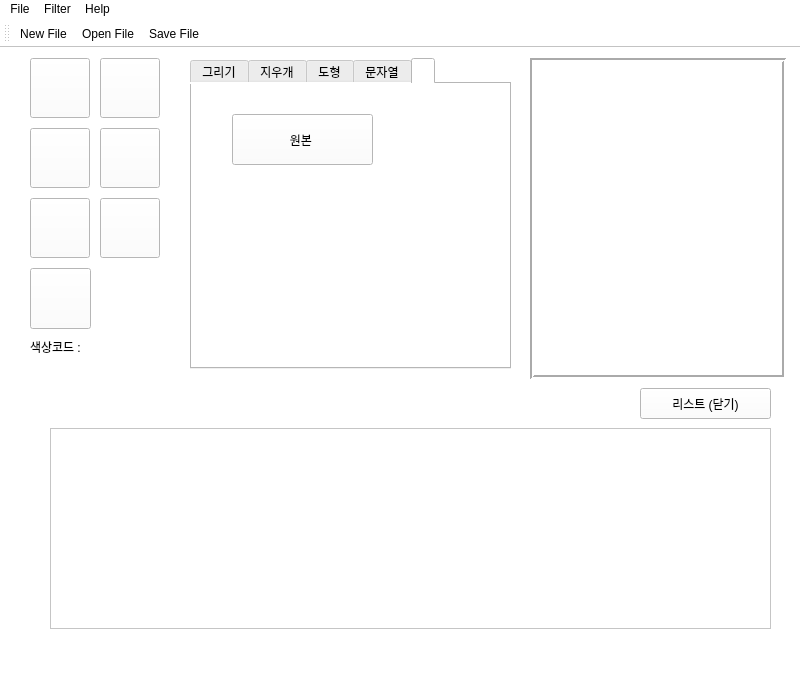
<?xml version="1.0" encoding="UTF-8"?>
<ui version="4.0">
 <class>Main_Form_Page</class>
 <widget class="QMainWindow" name="Main_Form_Page">
  <property name="geometry">
   <rect>
    <x>0</x>
    <y>0</y>
    <width>800</width>
    <height>681</height>
   </rect>
  </property>
  <property name="windowTitle">
   <string>MainWindow</string>
  </property>
  <property name="styleSheet">
   <string notr="true">background-color: rgb(255,255,255);</string>
  </property>
  <widget class="QWidget" name="centralwidget">
   <widget class="QPushButton" name="btn_Draw">
    <property name="geometry">
     <rect>
      <x>30</x>
      <y>10</y>
      <width>60</width>
      <height>60</height>
     </rect>
    </property>
    <property name="styleSheet">
     <string notr="true">image: url(:/resource/image/image/brush_icon.png);</string>
    </property>
    <property name="text">
     <string/>
    </property>
   </widget>
   <widget class="QPushButton" name="btn_eraser">
    <property name="geometry">
     <rect>
      <x>100</x>
      <y>10</y>
      <width>60</width>
      <height>60</height>
     </rect>
    </property>
    <property name="styleSheet">
     <string notr="true">image: url(:/resource/image/image/eraser_icon.png);</string>
    </property>
    <property name="text">
     <string/>
    </property>
   </widget>
   <widget class="QPushButton" name="btn_circle">
    <property name="geometry">
     <rect>
      <x>100</x>
      <y>80</y>
      <width>60</width>
      <height>60</height>
     </rect>
    </property>
    <property name="styleSheet">
     <string notr="true">image: url(:/resource/image/image/Circle_icon.png);</string>
    </property>
    <property name="text">
     <string/>
    </property>
   </widget>
   <widget class="QPushButton" name="btn_rect">
    <property name="geometry">
     <rect>
      <x>30</x>
      <y>80</y>
      <width>60</width>
      <height>60</height>
     </rect>
    </property>
    <property name="styleSheet">
     <string notr="true">image: url(:/resource/image/image/rect_icon.png);</string>
    </property>
    <property name="text">
     <string/>
    </property>
   </widget>
   <widget class="QPushButton" name="btn_text">
    <property name="geometry">
     <rect>
      <x>30</x>
      <y>150</y>
      <width>60</width>
      <height>60</height>
     </rect>
    </property>
    <property name="styleSheet">
     <string notr="true">image: url(:/resource/image/image/text_icon.png);</string>
    </property>
    <property name="text">
     <string/>
    </property>
   </widget>
   <widget class="QListWidget" name="list_image">
    <property name="geometry">
     <rect>
      <x>530</x>
      <y>10</y>
      <width>256</width>
      <height>321</height>
     </rect>
    </property>
    <property name="frameShape">
     <enum>QFrame::Box</enum>
    </property>
    <property name="frameShadow">
     <enum>QFrame::Sunken</enum>
    </property>
    <property name="lineWidth">
     <number>2</number>
    </property>
    <property name="iconSize">
     <size>
      <width>15</width>
      <height>15</height>
     </size>
    </property>
   </widget>
   <widget class="QTabWidget" name="tab_inspect">
    <property name="geometry">
     <rect>
      <x>190</x>
      <y>10</y>
      <width>321</width>
      <height>311</height>
     </rect>
    </property>
    <property name="layoutDirection">
     <enum>Qt::LeftToRight</enum>
    </property>
    <property name="tabPosition">
     <enum>QTabWidget::North</enum>
    </property>
    <property name="currentIndex">
     <number>4</number>
    </property>
    <property name="elideMode">
     <enum>Qt::ElideNone</enum>
    </property>
    <property name="usesScrollButtons">
     <bool>true</bool>
    </property>
    <widget class="QWidget" name="tab_draw">
     <attribute name="icon">
      <iconset resource="Resource.qrc">
       <normaloff>:/resource/image/image/brush_icon.png</normaloff>:/resource/image/image/brush_icon.png</iconset>
     </attribute>
     <attribute name="title">
      <string>그리기</string>
     </attribute>
     <widget class="QLabel" name="label">
      <property name="geometry">
       <rect>
        <x>20</x>
        <y>20</y>
        <width>81</width>
        <height>17</height>
       </rect>
      </property>
      <property name="text">
       <string>선  크기</string>
      </property>
     </widget>
     <widget class="QWidget" name="layoutWidget">
      <property name="geometry">
       <rect>
        <x>20</x>
        <y>40</y>
        <width>201</width>
        <height>19</height>
       </rect>
      </property>
      <layout class="QHBoxLayout" name="horizontalLayout">
       <item>
        <widget class="QSlider" name="slider_sizebrush">
         <property name="minimum">
          <number>1</number>
         </property>
         <property name="maximum">
          <number>100</number>
         </property>
         <property name="orientation">
          <enum>Qt::Horizontal</enum>
         </property>
        </widget>
       </item>
       <item>
        <widget class="QLabel" name="lbl_sizebrush_value">
         <property name="text">
          <string>1</string>
         </property>
        </widget>
       </item>
      </layout>
     </widget>
     <widget class="QTextBrowser" name="textBrowser">
      <property name="geometry">
       <rect>
        <x>30</x>
        <y>90</y>
        <width>256</width>
        <height>192</height>
       </rect>
      </property>
      <property name="html">
       <string>&lt;!DOCTYPE HTML PUBLIC &quot;-//W3C//DTD HTML 4.0//EN&quot; &quot;http://www.w3.org/TR/REC-html40/strict.dtd&quot;&gt;
&lt;html&gt;&lt;head&gt;&lt;meta name=&quot;qrichtext&quot; content=&quot;1&quot; /&gt;&lt;style type=&quot;text/css&quot;&gt;
p, li { white-space: pre-wrap; }
&lt;/style&gt;&lt;/head&gt;&lt;body style=&quot; font-family:'Ubuntu'; font-size:11pt; font-weight:400; font-style:normal;&quot;&gt;
&lt;p style=&quot; margin-top:0px; margin-bottom:0px; margin-left:0px; margin-right:0px; -qt-block-indent:0; text-indent:0px;&quot;&gt;무조건 브러쉬 버튼은 눌러주세요.&lt;/p&gt;
&lt;p style=&quot; margin-top:0px; margin-bottom:0px; margin-left:0px; margin-right:0px; -qt-block-indent:0; text-indent:0px;&quot;&gt;List 목록에 있는 리스트 값을 더블클릭 누르면 화면이 나온다.&lt;/p&gt;
&lt;p style=&quot; margin-top:0px; margin-bottom:0px; margin-left:0px; margin-right:0px; -qt-block-indent:0; text-indent:0px;&quot;&gt;화면이 나오면 왼쪽 마우스 클릭으로 브러쉬를 칠할 수 있다.&lt;/p&gt;&lt;/body&gt;&lt;/html&gt;</string>
      </property>
     </widget>
    </widget>
    <widget class="QWidget" name="tab_eraser">
     <attribute name="icon">
      <iconset resource="Resource.qrc">
       <normaloff>:/resource/image/image/eraser_icon.png</normaloff>:/resource/image/image/eraser_icon.png</iconset>
     </attribute>
     <attribute name="title">
      <string>지우개</string>
     </attribute>
     <widget class="QLabel" name="label_2">
      <property name="geometry">
       <rect>
        <x>10</x>
        <y>10</y>
        <width>81</width>
        <height>17</height>
       </rect>
      </property>
      <property name="text">
       <string>사이즈 크기</string>
      </property>
     </widget>
     <widget class="QWidget" name="layoutWidget_2">
      <property name="geometry">
       <rect>
        <x>10</x>
        <y>30</y>
        <width>201</width>
        <height>19</height>
       </rect>
      </property>
      <layout class="QHBoxLayout" name="horizontalLayout_2">
       <item>
        <widget class="QSlider" name="slider_sizeeraser">
         <property name="minimum">
          <number>1</number>
         </property>
         <property name="maximum">
          <number>100</number>
         </property>
         <property name="orientation">
          <enum>Qt::Horizontal</enum>
         </property>
        </widget>
       </item>
       <item>
        <widget class="QLabel" name="lbl_sizeeraser_value">
         <property name="text">
          <string>1</string>
         </property>
        </widget>
       </item>
      </layout>
     </widget>
     <widget class="QTextBrowser" name="textBrowser_2">
      <property name="geometry">
       <rect>
        <x>30</x>
        <y>90</y>
        <width>256</width>
        <height>192</height>
       </rect>
      </property>
      <property name="html">
       <string>&lt;!DOCTYPE HTML PUBLIC &quot;-//W3C//DTD HTML 4.0//EN&quot; &quot;http://www.w3.org/TR/REC-html40/strict.dtd&quot;&gt;
&lt;html&gt;&lt;head&gt;&lt;meta name=&quot;qrichtext&quot; content=&quot;1&quot; /&gt;&lt;style type=&quot;text/css&quot;&gt;
p, li { white-space: pre-wrap; }
&lt;/style&gt;&lt;/head&gt;&lt;body style=&quot; font-family:'Ubuntu'; font-size:11pt; font-weight:400; font-style:normal;&quot;&gt;
&lt;p style=&quot; margin-top:0px; margin-bottom:0px; margin-left:0px; margin-right:0px; -qt-block-indent:0; text-indent:0px;&quot;&gt;흰색으로 설정되어 있으며, 그림도 함께 지움&lt;/p&gt;&lt;/body&gt;&lt;/html&gt;</string>
      </property>
     </widget>
    </widget>
    <widget class="QWidget" name="tab_diagram">
     <attribute name="icon">
      <iconset resource="Resource.qrc">
       <normaloff>:/resource/image/image/rect_icon.png</normaloff>:/resource/image/image/rect_icon.png</iconset>
     </attribute>
     <attribute name="title">
      <string>도형</string>
     </attribute>
     <widget class="QLabel" name="label_3">
      <property name="geometry">
       <rect>
        <x>10</x>
        <y>10</y>
        <width>231</width>
        <height>17</height>
       </rect>
      </property>
      <property name="text">
       <string>선 크기 (-1 은 채우기)</string>
      </property>
     </widget>
     <widget class="QWidget" name="layoutWidget_3">
      <property name="geometry">
       <rect>
        <x>10</x>
        <y>30</y>
        <width>201</width>
        <height>19</height>
       </rect>
      </property>
      <layout class="QHBoxLayout" name="horizontalLayout_3">
       <item>
        <widget class="QSlider" name="slider_sizerect">
         <property name="minimum">
          <number>-1</number>
         </property>
         <property name="maximum">
          <number>100</number>
         </property>
         <property name="value">
          <number>-1</number>
         </property>
         <property name="orientation">
          <enum>Qt::Horizontal</enum>
         </property>
        </widget>
       </item>
       <item>
        <widget class="QLabel" name="lbl_sizerect_value">
         <property name="text">
          <string>-1</string>
         </property>
        </widget>
       </item>
      </layout>
     </widget>
     <widget class="QTextBrowser" name="textBrowser_3">
      <property name="geometry">
       <rect>
        <x>20</x>
        <y>80</y>
        <width>256</width>
        <height>192</height>
       </rect>
      </property>
      <property name="html">
       <string>&lt;!DOCTYPE HTML PUBLIC &quot;-//W3C//DTD HTML 4.0//EN&quot; &quot;http://www.w3.org/TR/REC-html40/strict.dtd&quot;&gt;
&lt;html&gt;&lt;head&gt;&lt;meta name=&quot;qrichtext&quot; content=&quot;1&quot; /&gt;&lt;style type=&quot;text/css&quot;&gt;
p, li { white-space: pre-wrap; }
&lt;/style&gt;&lt;/head&gt;&lt;body style=&quot; font-family:'Ubuntu'; font-size:11pt; font-weight:400; font-style:normal;&quot;&gt;
&lt;p style=&quot; margin-top:0px; margin-bottom:0px; margin-left:0px; margin-right:0px; -qt-block-indent:0; text-indent:0px;&quot;&gt;-1은 채우기, 1 부터는 선 두께이다.&lt;/p&gt;
&lt;p style=&quot; margin-top:0px; margin-bottom:0px; margin-left:0px; margin-right:0px; -qt-block-indent:0; text-indent:0px;&quot;&gt;마우스 한번 클릭 하고 또 한번 클릭하면 생성된다.&lt;/p&gt;
&lt;p style=&quot; margin-top:0px; margin-bottom:0px; margin-left:0px; margin-right:0px; -qt-block-indent:0; text-indent:0px;&quot;&gt;원형도 마찬가지이다. &lt;/p&gt;&lt;/body&gt;&lt;/html&gt;</string>
      </property>
     </widget>
    </widget>
    <widget class="QWidget" name="tab_text">
     <attribute name="icon">
      <iconset resource="Resource.qrc">
       <normaloff>:/resource/image/image/text_icon.png</normaloff>:/resource/image/image/text_icon.png</iconset>
     </attribute>
     <attribute name="title">
      <string>문자열</string>
     </attribute>
     <widget class="QLabel" name="lbl_string">
      <property name="geometry">
       <rect>
        <x>10</x>
        <y>10</y>
        <width>231</width>
        <height>17</height>
       </rect>
      </property>
      <property name="text">
       <string>문자열 입력</string>
      </property>
     </widget>
     <widget class="QLineEdit" name="line_text">
      <property name="geometry">
       <rect>
        <x>10</x>
        <y>40</y>
        <width>291</width>
        <height>25</height>
       </rect>
      </property>
      <property name="text">
       <string>hello</string>
      </property>
     </widget>
     <widget class="QWidget" name="layoutWidget">
      <property name="geometry">
       <rect>
        <x>20</x>
        <y>90</y>
        <width>245</width>
        <height>170</height>
       </rect>
      </property>
      <layout class="QFormLayout" name="formLayout">
       <item row="0" column="0">
        <widget class="QRadioButton" name="radio_1">
         <property name="text">
          <string>SIMPLEX</string>
         </property>
         <property name="checked">
          <bool>true</bool>
         </property>
         <property name="autoRepeat">
          <bool>false</bool>
         </property>
        </widget>
       </item>
       <item row="0" column="1">
        <widget class="QRadioButton" name="radio_7">
         <property name="text">
          <string>SCRIPT_SIMPLEX</string>
         </property>
         <property name="checked">
          <bool>false</bool>
         </property>
        </widget>
       </item>
       <item row="1" column="0">
        <widget class="QRadioButton" name="radio_2">
         <property name="text">
          <string>PLAIN</string>
         </property>
         <property name="checked">
          <bool>false</bool>
         </property>
        </widget>
       </item>
       <item row="1" column="1">
        <widget class="QRadioButton" name="radio_8">
         <property name="text">
          <string>SCRIPT_COMPLEX</string>
         </property>
         <property name="checked">
          <bool>false</bool>
         </property>
        </widget>
       </item>
       <item row="2" column="0">
        <widget class="QRadioButton" name="radio_3">
         <property name="text">
          <string>DUPLEX</string>
         </property>
         <property name="checked">
          <bool>false</bool>
         </property>
        </widget>
       </item>
       <item row="2" column="1">
        <widget class="QRadioButton" name="radio_9">
         <property name="text">
          <string>ITALIC</string>
         </property>
         <property name="checked">
          <bool>false</bool>
         </property>
        </widget>
       </item>
       <item row="3" column="0" colspan="2">
        <widget class="QRadioButton" name="radio_4">
         <property name="text">
          <string>COMPLEX</string>
         </property>
         <property name="checked">
          <bool>false</bool>
         </property>
        </widget>
       </item>
       <item row="4" column="0" colspan="2">
        <widget class="QRadioButton" name="radio_5">
         <property name="text">
          <string>TRIPLEX</string>
         </property>
         <property name="checked">
          <bool>false</bool>
         </property>
        </widget>
       </item>
       <item row="5" column="0" colspan="2">
        <widget class="QRadioButton" name="radio_6">
         <property name="text">
          <string>COMPLEX_SMALL</string>
         </property>
         <property name="checked">
          <bool>false</bool>
         </property>
        </widget>
       </item>
      </layout>
     </widget>
    </widget>
    <widget class="QWidget" name="tab_movie">
     <attribute name="icon">
      <iconset resource="Resource.qrc">
       <normaloff>:/resource/image/image/moive_icon.png</normaloff>:/resource/image/image/moive_icon.png</iconset>
     </attribute>
     <attribute name="title">
      <string notr="true"/>
     </attribute>
     <widget class="QPushButton" name="btn_origin">
      <property name="geometry">
       <rect>
        <x>40</x>
        <y>30</y>
        <width>141</width>
        <height>51</height>
       </rect>
      </property>
      <property name="text">
       <string>원본 </string>
      </property>
     </widget>
    </widget>
   </widget>
   <widget class="QStackedWidget" name="stackedWidget">
    <property name="geometry">
     <rect>
      <x>50</x>
      <y>380</y>
      <width>721</width>
      <height>201</height>
     </rect>
    </property>
    <property name="frameShape">
     <enum>QFrame::StyledPanel</enum>
    </property>
    <property name="frameShadow">
     <enum>QFrame::Sunken</enum>
    </property>
    <property name="lineWidth">
     <number>3</number>
    </property>
    <property name="currentIndex">
     <number>0</number>
    </property>
    <widget class="QWidget" name="page"/>
    <widget class="QWidget" name="page_2"/>
   </widget>
   <widget class="QPushButton" name="btn_list_close">
    <property name="geometry">
     <rect>
      <x>640</x>
      <y>340</y>
      <width>131</width>
      <height>31</height>
     </rect>
    </property>
    <property name="text">
     <string>리스트 (닫기)</string>
    </property>
    <property name="icon">
     <iconset resource="Resource.qrc">
      <normaloff>:/resource/image/image/trash_png.ico</normaloff>:/resource/image/image/trash_png.ico</iconset>
    </property>
   </widget>
   <widget class="QPushButton" name="btn_color">
    <property name="geometry">
     <rect>
      <x>30</x>
      <y>220</y>
      <width>61</width>
      <height>61</height>
     </rect>
    </property>
    <property name="styleSheet">
     <string notr="true">image: url(:/resource/image/image/paint_icon.png);</string>
    </property>
    <property name="text">
     <string/>
    </property>
   </widget>
   <widget class="QLabel" name="lbl_color">
    <property name="geometry">
     <rect>
      <x>30</x>
      <y>290</y>
      <width>131</width>
      <height>17</height>
     </rect>
    </property>
    <property name="text">
     <string>색상코드 : </string>
    </property>
   </widget>
   <widget class="QPushButton" name="btn_fill">
    <property name="geometry">
     <rect>
      <x>100</x>
      <y>150</y>
      <width>60</width>
      <height>60</height>
     </rect>
    </property>
    <property name="styleSheet">
     <string notr="true">image: url(:/resource/image/image/fill_icon.png);</string>
    </property>
    <property name="text">
     <string/>
    </property>
   </widget>
  </widget>
  <widget class="QMenuBar" name="menubar">
   <property name="geometry">
    <rect>
     <x>0</x>
     <y>0</y>
     <width>800</width>
     <height>22</height>
    </rect>
   </property>
   <widget class="QMenu" name="menuFile">
    <property name="tearOffEnabled">
     <bool>false</bool>
    </property>
    <property name="title">
     <string>File</string>
    </property>
    <property name="separatorsCollapsible">
     <bool>false</bool>
    </property>
    <property name="toolTipsVisible">
     <bool>false</bool>
    </property>
    <addaction name="actionNew_File"/>
    <addaction name="actionOpen_File"/>
    <addaction name="actionSave_File"/>
    <addaction name="actionExit"/>
    <addaction name="separator"/>
    <addaction name="separator"/>
   </widget>
   <widget class="QMenu" name="menuFilter">
    <property name="title">
     <string>Filter</string>
    </property>
    <addaction name="filter_channel"/>
    <addaction name="filter_light"/>
    <addaction name="fliter_dark"/>
    <addaction name="fliter_reverse"/>
    <addaction name="filter_Sype"/>
   </widget>
   <widget class="QMenu" name="menuHelp">
    <property name="title">
     <string>Help</string>
    </property>
    <addaction name="action"/>
   </widget>
   <addaction name="menuFile"/>
   <addaction name="menuFilter"/>
   <addaction name="menuHelp"/>
  </widget>
  <widget class="QStatusBar" name="statusbar"/>
  <widget class="QToolBar" name="toolBar">
   <property name="windowTitle">
    <string>toolBar</string>
   </property>
   <attribute name="toolBarArea">
    <enum>TopToolBarArea</enum>
   </attribute>
   <attribute name="toolBarBreak">
    <bool>false</bool>
   </attribute>
   <addaction name="actionNew_File"/>
   <addaction name="actionOpen_File"/>
   <addaction name="actionSave_File"/>
  </widget>
  <action name="actionNew_File">
   <property name="checkable">
    <bool>true</bool>
   </property>
   <property name="icon">
    <iconset resource="Resource.qrc">
     <normaloff>:/resource/image/image/filenew_icon.png</normaloff>:/resource/image/image/filenew_icon.png</iconset>
   </property>
   <property name="text">
    <string>New File</string>
   </property>
   <property name="shortcut">
    <string>Ctrl+N</string>
   </property>
  </action>
  <action name="actionOpen_File">
   <property name="checkable">
    <bool>true</bool>
   </property>
   <property name="icon">
    <iconset resource="Resource.qrc">
     <normaloff>:/resource/image/image/fileopen_icon.png</normaloff>:/resource/image/image/fileopen_icon.png</iconset>
   </property>
   <property name="text">
    <string>Open File</string>
   </property>
   <property name="shortcut">
    <string>Ctrl+O</string>
   </property>
  </action>
  <action name="actionSave_File">
   <property name="checkable">
    <bool>true</bool>
   </property>
   <property name="icon">
    <iconset resource="Resource.qrc">
     <normaloff>:/resource/image/image/filesave_icon.png</normaloff>:/resource/image/image/filesave_icon.png</iconset>
   </property>
   <property name="text">
    <string>Save File</string>
   </property>
   <property name="shortcut">
    <string>Ctrl+S</string>
   </property>
  </action>
  <action name="actionExit">
   <property name="checkable">
    <bool>true</bool>
   </property>
   <property name="icon">
    <iconset resource="Resource.qrc">
     <normaloff>:/resource/image/image/exit_icon.png</normaloff>:/resource/image/image/exit_icon.png</iconset>
   </property>
   <property name="text">
    <string>Exit</string>
   </property>
  </action>
  <action name="filter_channel">
   <property name="checkable">
    <bool>true</bool>
   </property>
   <property name="icon">
    <iconset resource="Resource.qrc">
     <normaloff>:/resource/image/image/screen_icon.png</normaloff>:/resource/image/image/screen_icon.png</iconset>
   </property>
   <property name="text">
    <string>채널 분리</string>
   </property>
   <property name="shortcut">
    <string>Shift+C</string>
   </property>
  </action>
  <action name="filter_light">
   <property name="checkable">
    <bool>true</bool>
   </property>
   <property name="icon">
    <iconset resource="Resource.qrc">
     <normaloff>:/resource/image/image/screen_icon.png</normaloff>:/resource/image/image/screen_icon.png</iconset>
   </property>
   <property name="text">
    <string>영상 밝게</string>
   </property>
   <property name="shortcut">
    <string>Shift+V</string>
   </property>
  </action>
  <action name="fliter_dark">
   <property name="checkable">
    <bool>true</bool>
   </property>
   <property name="icon">
    <iconset resource="Resource.qrc">
     <normaloff>:/resource/image/image/screen_icon.png</normaloff>:/resource/image/image/screen_icon.png</iconset>
   </property>
   <property name="text">
    <string>영샹 어둡게</string>
   </property>
   <property name="shortcut">
    <string>Shift+B</string>
   </property>
  </action>
  <action name="fliter_reverse">
   <property name="checkable">
    <bool>true</bool>
   </property>
   <property name="icon">
    <iconset resource="Resource.qrc">
     <normaloff>:/resource/image/image/screen_icon.png</normaloff>:/resource/image/image/screen_icon.png</iconset>
   </property>
   <property name="text">
    <string>영상 반전</string>
   </property>
   <property name="shortcut">
    <string>Shift+G</string>
   </property>
  </action>
  <action name="filter_Sype">
   <property name="checkable">
    <bool>true</bool>
   </property>
   <property name="icon">
    <iconset resource="Resource.qrc">
     <normaloff>:/resource/image/image/screen_icon.png</normaloff>:/resource/image/image/screen_icon.png</iconset>
   </property>
   <property name="text">
    <string>샤프닝</string>
   </property>
   <property name="shortcut">
    <string>Shift+H</string>
   </property>
  </action>
  <action name="action">
   <property name="checkable">
    <bool>true</bool>
   </property>
   <property name="text">
    <string>Version</string>
   </property>
  </action>
 </widget>
 <resources>
  <include location="Resource.qrc"/>
 </resources>
 <connections/>
</ui>
